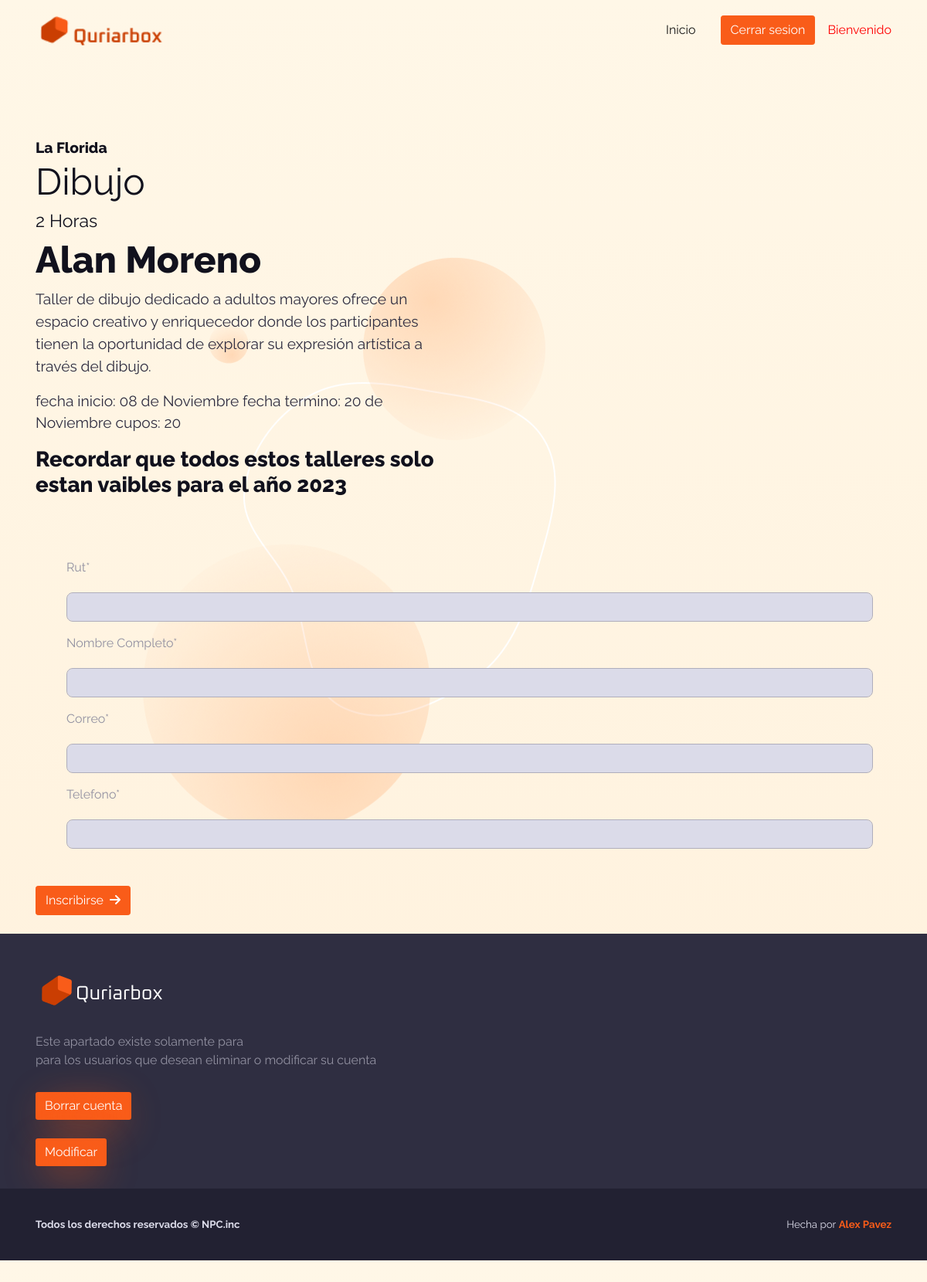
The app's page /postulacion/3/ (signed in) with its own data.
### core/models.py (models this page shows, shortened)
class Taller(models.Model):
    nombre = models.CharField(max_length=50)
    horas = models.IntegerField()
    sala = models.ForeignKey(Sala, on_delete=models.CASCADE)
    descripcion = models.CharField(max_length=500)
    instructor = models.ForeignKey(Instructor, on_delete=models.CASCADE)
    municipalidad = models.ForeignKey(Municipalidad, on_delete=models.CASCADE)
    inscripcion = models.ForeignKey(Inscripcion, on_delete=models.CASCADE)

class Municipalidad(models.Model):
    nombre = models.CharField(max_length=50)
    direccion = models.CharField(max_length=50)
    telefono = models.IntegerField()
    url = models.CharField(max_length=500)
    def __str__(self):
        return self.nombre

class Instructor(models.Model):
    rut = models.CharField(max_length=9)
    nombre_apellido = models.CharField(max_length=80)
    edad = models.IntegerField()
    correo = models.CharField(max_length=50)
    telefono = models.IntegerField()
    fecha_ins = models.CharField(max_length=50)
    def __str__(self):
        return self.nombre_apellido

class Inscripcion(models.Model):
    fecha_inicio = models.CharField(max_length=50)
    fecha_termino = models.CharField(max_length=50)
    cupos = models.IntegerField()
    def __str__(self):
         return str(f'fecha inicio: {self.fecha_inicio} fecha termino: {self.fecha_termino} cupos: {self.cupos}')

### core/views.py (the view, shortened to what this page needs)
# urls.py: path('postulacion/<id>/', postular, name="postular"),
@login_required
def postular(request, id):
    taller = Taller.objects.get(id=id)
    data = {
        'taller': taller,
        'form' : InsForm(),
    }
    return render(request, 'core/postulacion.html', data)

### core/forms.py
class InsForm(forms.Form):
    rut= forms.CharField(label='Rut', max_length=9, widget=forms.TextInput(attrs={'class': 'form-control'}))
    nombre= forms.CharField(label='Nombre Completo', min_length=0, max_length=100, widget=forms.TextInput(attrs={'class': 'form-control'}))
    correo= forms.CharField(label='Correo', min_length=0, max_length=100, widget=forms.TextInput(attrs={'class': 'form-control'}))
    numero= forms.CharField(label='Telefono', min_length=0, max_length=12, widget=forms.TextInput(attrs={'class': 'form-control'}))

### core/templates/core/postulacion.html (shortened to what this page needs)
{% extends 'core/base.html' %}
{% load static %}
{% load crispy_forms_tags %}
{% block contenido %}
    <div class="container">
        <div class="row align-items-center">
            <div class="col-md-75 col-xl-6 col-xxl-5 text-md-start text-center py-8">
                <h4 class="fs-1 mb-1">{{ taller.municipalidad }}</h4>
                <h1 class="fw-normal fs-6 fs-xxl-7">{{ taller.nombre }} </h1> <h1 class="fw-normal fs-2 fs-xxl-7">{{ taller.horas }} Horas</h1>
                <h1 class="fw-bolder fs-6 fs-xxl-7 mb-2">{{ taller.instructor }}</h1>
                <p class="fs-1 mb-3">{{ taller.descripcion }}</p>
                <p class="fs-1 mb-3">{{ taller.inscripcion }}</p>
                <h1 class="fw-bolder fs-3 fs-xxl-7 mb-2">Recordar que todos estos talleres solo estan vaibles para el año 2023</h1>
            </div>
            <form method="post" action="" style="color: black; margin-top: -5%;" id="form">
                <div class="container">
                    <div class="row">
                        <div class="col-12 m-2">
                            <form method="POST" class="my-4">
                                {{ form|crispy }}
                                <br>
                            </form>
                        </div>
                    </div>
                </div>
                <br>
        </div>
        <div style="align-items: center;">
            <a  class="btn btn-primary me-2" href="{% url 'inscribirse' user.id %}" role="button">Inscribirse<i class="fas fa-arrow-right ms-2"></i></a>
        </div>
        <br>
    </div>
{% endblock %}

### records on screen
Taller: municipalidad "La Florida", nombre "Dibujo", horas "2", instructor "Alan Moreno", descripcion "Taller de dibujo dedicado a adultos mayores ofrece un espacio creativo y enriquecedor donde los participantes tienen la oportunidad de explorar su expresión artística a través del dibujo.", inscripcion "fecha inicio: 08 de Noviembre fecha termino: 20 de Noviembre cupos: 20"
